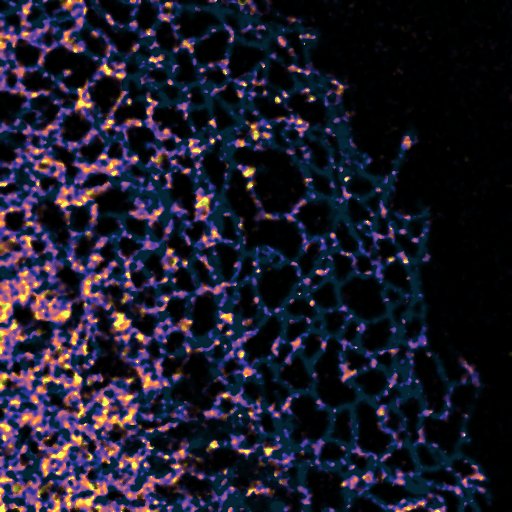
#> input picture badimage.tif, 512 x 512 px
$ jupyter execute preprocessing_imageJ.ipynb
#> lines starting #> are read from the running program, lines starting #| are printed output that depends on the picture
[cell 1]
import numpy as np
import cv2
from matplotlib import pyplot as plt
import numpy as np
import matplotlib.pyplot as plt
from PIL import Image

[cell 2]
image1 = cv2.imread("badimage.tif")
#> image1 is the input picture: shape (512, 512, 3); mean B, G, R 43.2, 28, 29.9

[cell 3]
RGB_img = cv2.cvtColor(image1, cv2.COLOR_BGR2RGB)

[cell 4]
plt.imshow(RGB_img)

[cell 5]
b = image1.copy()
# set green and red channels to 0
Red = b[:, :, 0]
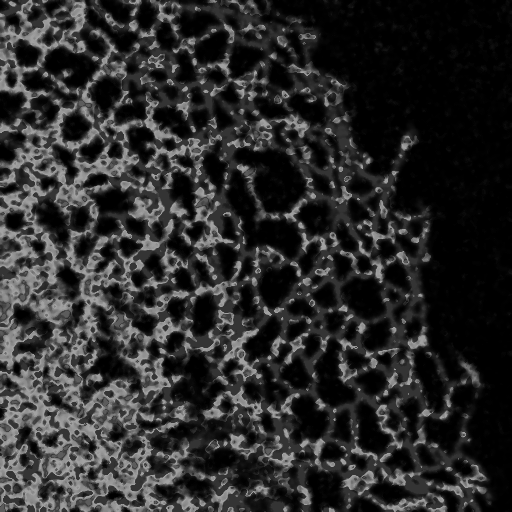
#> Red: shape (512, 512); min 0, max 162, mean 43.2
Green = b[:, :, 1]
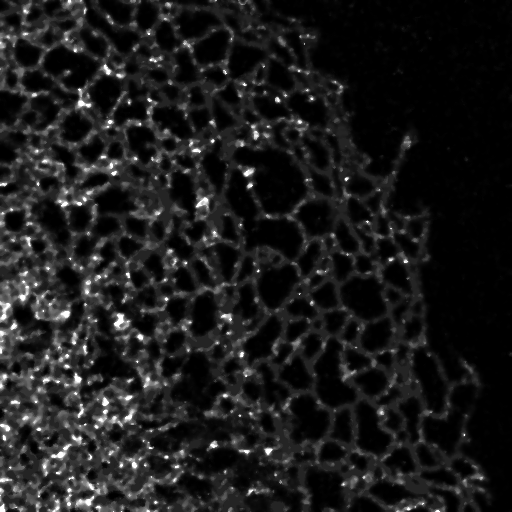
#> Green: shape (512, 512); min 0, max 255, mean 28
Blue = b[:, :, 2]
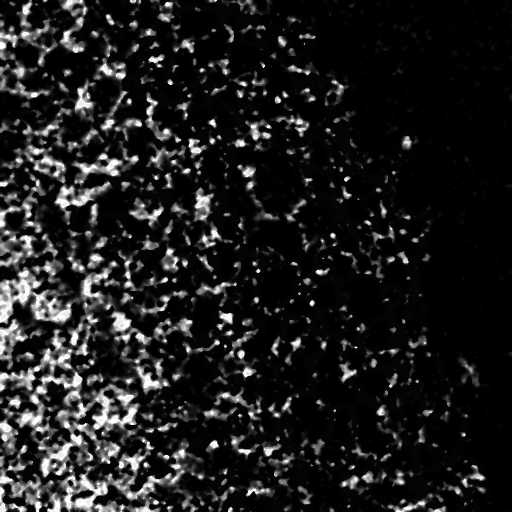
#> Blue: shape (512, 512); min 0, max 255, mean 29.9

[cell 6]
fig, (ax1, ax2, ax3) = plt.subplots(1, 3)
fig.suptitle('Horizontally stacked subplots')
ax1.imshow(Red)
ax1.set_title('Red channel')
ax2.imshow(Green)
ax2.set_title('Green channel')
ax3.imshow(Blue)
ax3.set_title('Blue channel')
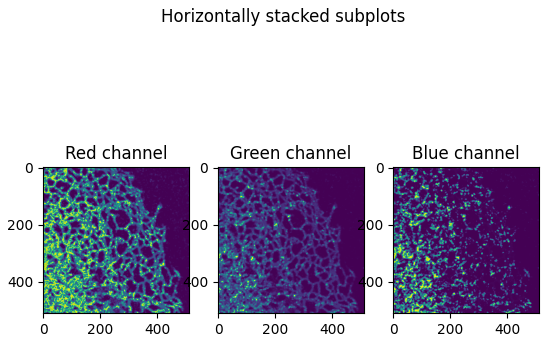
#> figure drawn by matplotlib, 3 panels

# We can see that Green channel reduces the fluorescent light but is not sufficent to get a good image without fluorescence

[cell 7]
plt.imshow(Green)

## FILTERING STEP -1

## As we can see that the fluorescent light marks specific colour range. We have exprimented with the image to find out the limit of these range of colors represented by the fluorescent light  and replaced those colors to the brach color

[cell 8]
b1 = RGB_img.copy()
for i in np.arange(0,512,1):
    for j in np.arange(0,512,1):
        if RGB_img[:,:,0][i][j] > 180:
            if RGB_img[:,:,1][i][j] > 100:
                if RGB_img[:,:,2][i][j] < 255:
                    b1[:,:,0][i][j] = 4
                    b1[:,:,1][i][j] = 33
                    b1[:,:,2][i][j] = 48
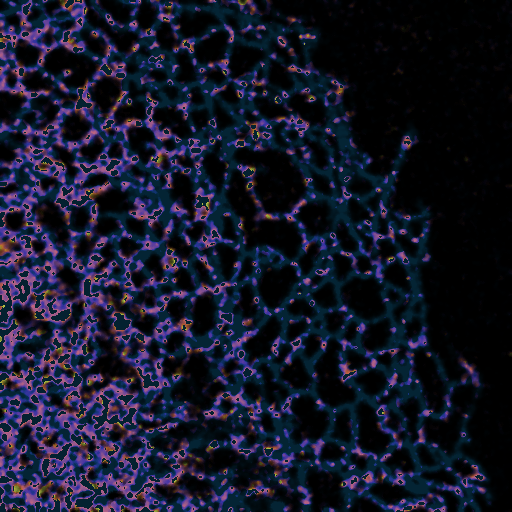
#> b1: shape (512, 512, 3); mean R, G, B 21, 23.3, 41.6

#                     b1[:,:,0][i][j] = 127
#                     b1[:,:,1][i][j] = 127
#                     b1[:,:,2][i][j] = 127

[cell 9]
fig, (ax1, ax2) = plt.subplots(1, 2)
ax1.imshow(b1)
ax2.imshow(RGB_img)

## FILTERING STEP -2
#### Change the channel to Green

[cell 10]
Green = b1[:, :, 1]
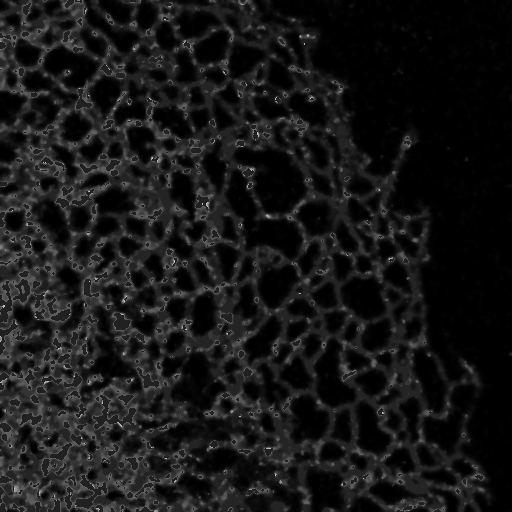
#> Green: shape (512, 512); min 0, max 195, mean 23.3

[cell 11]
plt.imshow(Green)

[cell 12]
import PIL

[cell 13]
red_image = PIL.Image.open("badimage.tif")
red_image_rgb = red_image.convert("RGB")
red_image_rgb.getpixel((417,288))
#> Out = (4, 33, 48)

## Save the filtered image to use in ImageJ software

[cell 14]
cv2.imwrite("filteredimage.jpg", Green)
#> Out = True
